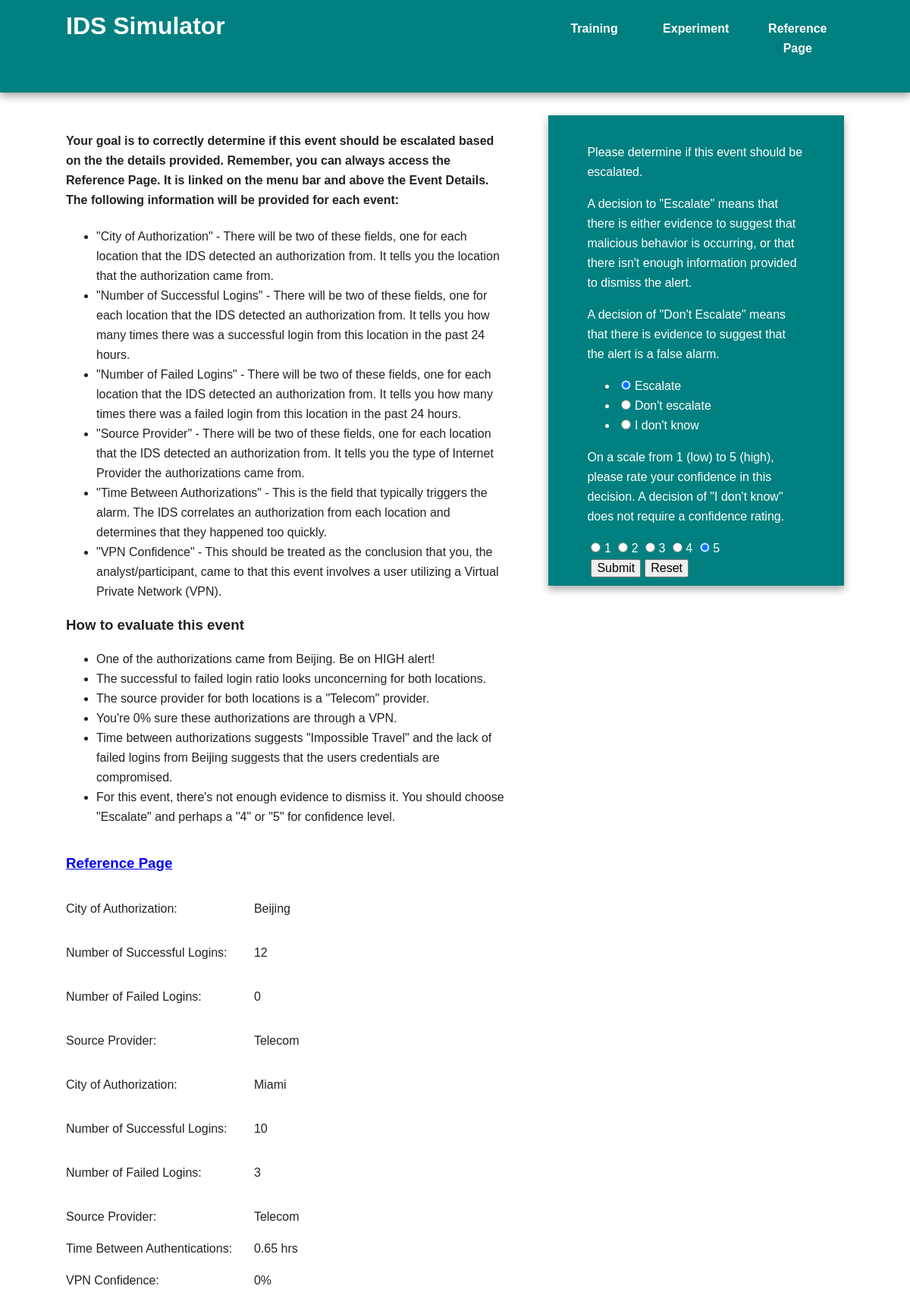
Page /BeijingEventPage/2 (signed in) on the committed database.
### models.py (models this page shows, shortened)
class TrainingEvent(db.Model):
    id = db.Column(db.Integer, primary_key=True)
    should_escalate = db.Column(db.String(25))
    country_of_authentication1 = db.Column(db.String(25))
    number_successful_logins1 = db.Column(db.Integer)
    number_failed_logins1 = db.Column(db.Integer)
    source_provider1 = db.Column(db.String(50))
    country_of_authentication2 = db.Column(db.String(25))
    number_successful_logins2 = db.Column(db.Integer)
    number_failed_logins2 = db.Column(db.Integer)
    source_provider2 = db.Column(db.String(50))
    time_between_authentications = db.Column(db.Float)
    vpn_confidence = db.Column(db.String(5))

class TrainingEventDecision(db.Model):
    id = db.Column(db.Integer, primary_key=True)
    user = db.Column(db.String(50))
    event_id = db.Column(db.Integer)
    escalate = db.Column(db.String(15))
    confidence = db.Column(db.String(1))
    time_event_decision = db.Column(db.DateTime)

### crywolf.py (the view, shortened to what this page needs)
@app.route('/BeijingEventPage/<eventId>', methods = ["GET", "POST"])
@login_required
def BeijingEventPage(eventId):
    event = models.TrainingEvent.query.get(eventId)
    form = eventDecisionForm()
    decision = models.TrainingEventDecision.query.filter_by(user = current_user.username, event_id = eventId).\
        order_by(models.TrainingEventDecision.time_event_decision.desc()).first()
    if request.method == 'GET' and decision is not None:
        form.escalate.data = decision.escalate
        form.confidence.data = decision.confidence
    return render_template('BeijingEventPage.html', event = event, form=form)

### forms.py
class eventDecisionForm(FlaskForm):
    escalate = RadioField(
                    choices=[
                        ('Escalate','Escalate'),
                        ("Don't escalate","Don't escalate"),
                        ("I don't know","I don't know")
                    ],
                    validators=[InputRequired()]
                )
    confidence = RadioField(choices=[("1","1"),("2","2"),("3", "3"),("4","4"),("5","5")], validators=[OptionalConfidence()])

### crywolf.py (called while the page is built)
@login_manager.user_loader
def load_user(user_id):
    return models.User.query.get(user_id)

### templates/BeijingEventPage.html (shortened to what this page needs)
{% extends "base.html" %}
{% block content %}
    <article>
        <h4>Your goal is to correctly determine if this event should be escalated based on the the details provided. Remember, you can always access the
                Reference Page. It is linked on the menu bar and above the Event Details. The following information will be provided for each event:</h4>
            <ul>
                <li>"City of Authorization" - There will be two of these fields, one for each location that the IDS detected an authorization from. It tells you
                        the location that the authorization came from.</li>
                <li>"Number of Successful Logins" - There will be two of these fields, one for each location that the IDS detected an authorization from. It tells
                        you how many times there was a successful login from this location in the past 24 hours.</li>
                <li>"Number of Failed Logins" - There will be two of these fields, one for each location that the IDS detected an authorization from. It tells
                        you how many times there was a failed login from this location in the past 24 hours.</li>
                <li>"Source Provider" - There will be two of these fields, one for each location that the IDS detected an authorization from. It tells you the type of
                        Internet Provider the authorizations came from.</li>
                <li>"Time Between Authorizations" - This is the field that typically triggers the alarm. The IDS correlates an authorization from each location
                        and determines that they happened too quickly.</li>
                <li>"VPN Confidence" - This should be treated as the conclusion that you, the analyst/participant, came to that this event involves a user utilizing
                        a Virtual Private Network (VPN).</li>
            </ul>
        <h3>How to evaluate this event</h3>
        <ul>
            <li>One of the authorizations came from Beijing. Be on HIGH alert!</li>
            <li>The successful to failed login ratio looks unconcerning for both locations.</li>
            <li>The source provider for both locations is a "Telecom" provider.</li>
            <li>You're 0% sure these authorizations are through a VPN.</li>
            <li>Time between authorizations suggests "Impossible Travel" and the lack of failed logins from Beijing suggests that the users credentials are
                compromised.</li>
            <li>For this event, there's not enough evidence to dismiss it. You should choose "Escalate" and perhaps a "4" or "5" for
                confidence level.
            </li>
        </ul>
        <table>
            <tr><td><a href="{{ url_for('reference') }}" target="_blank"><h3>Reference Page</h3></a></td></tr>
            <tr><td>City of Authorization: </td> <td><pre>   </pre></td>   <td> {{event.country_of_authentication1}}</td></tr>
            <tr><td>Number of Successful Logins: </td>  <td><pre>   </pre></td>  <td> {{event.number_successful_logins1}}</td></tr>
            <tr><td>Number of Failed Logins: </td>  <td><pre>   </pre></td>  <td> {{event.number_failed_logins1}}</td></tr>
            <tr><td>Source Provider: </td> <td><pre>   </pre></td>   <td> {{event.source_provider1}}</td></tr>
            <tr><td>City of Authorization: </td>  <td><pre>   </pre></td>  <td> {{event.country_of_authentication2}}</td></tr>
            <tr><td>Number of Successful Logins: </td>   <td><pre>   </pre></td> <td> {{event.number_successful_logins2}}</td></tr>
            <tr><td>Number of Failed Logins: </td> <td><pre>   </pre></td>   <td> {{event.number_failed_logins2}}</td></tr>
            <tr><td>Source Provider: </td>  <td><pre>   </pre></td> <td> {{event.source_provider2}} </td></tr>
            <tr><td>Time Between Authentications: </td>  <td></td>  <td> {{event.time_between_authentications}} hrs</td></tr>
            <tr><td>VPN Confidence: </td> <td><pre>   </pre></td>  <td> {{event.vpn_confidence}} </td></tr>
        </table>
    </article>
    <aside>
        <p> Please determine if this event should be escalated.</p>
        <p>A decision to "Escalate" means that there is either evidence to suggest that malicious behavior is occurring, or that there isn't enough
            information provided to dismiss the alert.</p>
        <p>A decision of "Don't Escalate" means that there is evidence to suggest that the alert is a false alarm.</p>
        <form action = "" method = "POST" id = "event_decision">
            {{ form.escalate }}
            <p> On a scale from 1 (low) to 5 (high), please rate your confidence in this decision. A decision of "I don't know" does not require a
                    confidence rating.</p>
            {% for subfield in form.confidence %}
            <tr>
                <td>{{ subfield }}</td>
                <td>{{ subfield.label }}</td>
            </tr>
            {% endfor %}
            <br><input type="submit" value="Submit"><input type="reset" value="Reset">
        </form>
    </aside>
{% endblock %}

### static/css/main.css (style rules this page uses)
html { color: #222; font-size: 1em; line-height: 1.4; }
body { font: 16px/26px Helvetica, Helvetica Neue, Arial; }
.footer-container, .main aside { border-top: 20px solid teal; }
.header-container, .footer-container, .main aside { background: teal; }
.main aside { color: white; padding: 0px 5% 10px; }
@media only screen and (min-width: 768px) { .header-container, .main aside { -webkit-box-shadow: 0 5px 10px #aaa; -moz-box-shadow: 0 5px 10px #aaa; box-shadow: 0 5px 10px #aaa; } }
@media only screen and (min-width: 768px) { .main article { float: left; width: 57%; } }
@media only screen and (min-width: 768px) { .main aside { float: right; width: 28%; } }

### templates/BeijingEventPage.html (style rules this page uses)
input { color: black; margin-left: 5px; }

### rows in the picture
TrainingEvent: country_of_authentication1 "Beijing", number_successful_logins1 "12", number_failed_logins1 "0", source_provider1 "Telecom", country_of_authentication2 "Miami", number_successful_logins2 "10", number_failed_logins2 "3", source_provider2 "Telecom", time_between_authentications "0.65", vpn_confidence "0%"
TrainingEventDecision: escalate "☑ Escalate ☐ Don't escalate ☐ I don't know"

### other values in the picture
{{ subfield.label }} "1" "2" "3" "4" "5"
